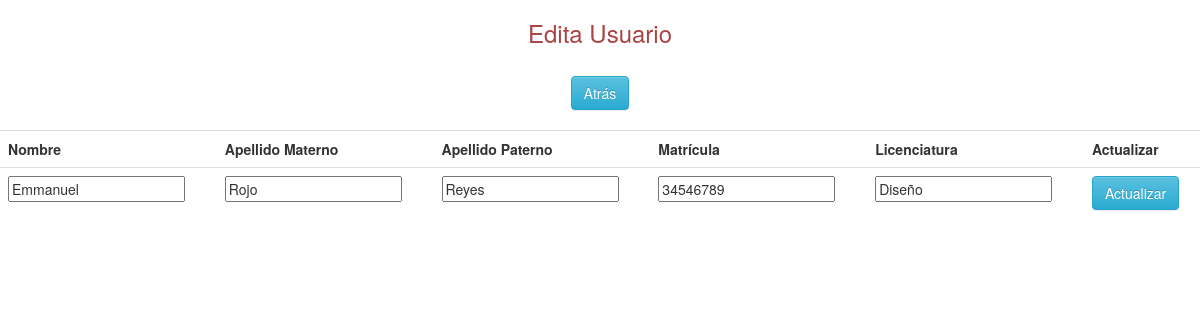
The app's page /admin/cambios.php?id=2 with its own data.
### tables this page shows
CREATE TABLE `alumnos` (
  `id` int(11) NOT NULL,
  `matricula` int(15) NOT NULL,
  `apPaterno` varchar(50) NOT NULL,
  `apMaterno` varchar(50) NOT NULL,
  `nombre` varchar(50) NOT NULL,
  `licenciatura` varchar(50) NOT NULL,
  `taller` varchar(30) DEFAULT NULL,
  `t1` varchar(4) DEFAULT NULL,
  `t2` varchar(4) DEFAULT NULL,
  `t3` varchar(4) DEFAULT NULL
);

### admin/class/user.php (called while the page is built, shortened)
<?php
class User {
  public static function Recover_Id($matricula){
   $conection = new Conexion();
   $consult = $conection->prepare('SELECT * FROM ' . self::TABLA . ' WHERE id="'.$matricula.'"');
   $consult->execute();
   $values = $consult->fetchAll();
   return $values;
   }
}
 ?>

### admin/cambios.php (the view, shortened to what this page needs)
<?php
	require("class/user.php");
$id=$_REQUEST['id'];
$user=User::Recover_Id($id);
?>
<!DOCTYPE html>
<html>
<head>
	<link rel="stylesheet" type="text/css" href="/Proyect_Metodologias/css/bootstrap.min.css">
    <link rel="stylesheet" type="text/css" href="/Proyect_Metodologias/css/bootstrap-theme.css">
</head>
<body>
<h3 class="text-danger" align="center">Edita Usuario</h3><br>
<center><a href="javascript:history.back(-1);"><button class="btn btn-info">Atrás</button></a></center><br>
<form action="actualiza" method="post">
<table  class="table table-hover">
	<th>Nombre</th>
	<th>Apellido Materno</th>
	<th>Apellido Paterno</th>
	<th>Matrícula</th>
	<th>Licenciatura</th>
	<th>Actualizar</th>
	<?php
	foreach ($user as  $value) {
		echo "<tr>";
		echo "<td><input type='text' name='nombre' value=".utf8_encode($value['nombre'])." required/></td>";
		echo "<td><input type='text' name='apMaterno' value=".utf8_encode($value['apMaterno'])." required/></td>";
		echo "<td><input type='text' name='apPaterno' value=".utf8_encode($value['apPaterno'])." required/></td>";
		echo "<td><input type='text' name='matricula' value=".utf8_encode($value['matricula'])." required/></td>";
		echo "<td><input type='text' name='licenciatura' value=".utf8_encode($value['licenciatura'])." required/></td>";
		echo "<td> <button class='btn btn-info'>Actualizar</button></td>";
}
?>
</table>
</form>
</body>
</html>

### records on screen
alumnos: nombre "Emmanuel", apMaterno "Rojo", apPaterno "Reyes", matricula "34546789", licenciatura "Diseño"
